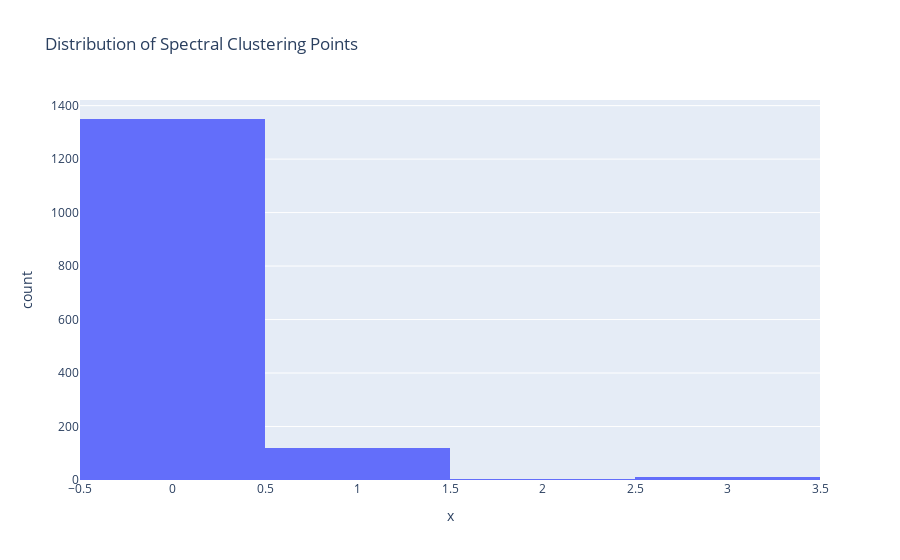

Notebook cell for this chart:
### Code cell
px.histogram(x=clustering.labels_, title='Distribution of Spectral Clustering Points')

### Figure 1 — Plotly figure (JSON) as saved in the notebook; plotly's stock layout.template omitted (floating-point values rounded to 4 significant figures; data arrays with more than 128 entries replaced by an {"elided": "..."} marker saying what was removed)
{"data": [{"alignmentgroup": "True", "bingroup": "x", "hovertemplate": "x=%{x}<br>count=%{y}<extra></extra>", "legendgroup": "", "marker": {"color": "#636efa"}, "name": "", "offsetgroup": "", "orientation": "v", "showlegend": false, "type": "histogram", "x": {"elided": "1486 int values"}, "xaxis": "x", "yaxis": "y"}], "layout": {"barmode": "relative", "legend": {"tracegroupgap": 0}, "title": {"text": "Distribution of Spectral Clustering Points"}, "xaxis": {"anchor": "y", "domain": [0, 1], "title": {"text": "x"}}, "yaxis": {"anchor": "x", "domain": [0, 1], "title": {"text": "count"}}}}
